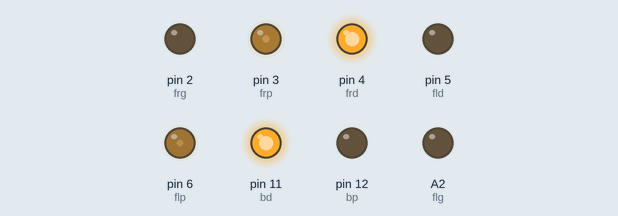
Bench run of a sketch on a simulated Arduino Uno, built with avr-gcc and run on an emulated ATmega328P. On the bench: output pins drawn as LEDs (lit = HIGH). What the sketch prints to the serial monitor is not drawn.

Above: at 0.15 s.
At 38.39 s:
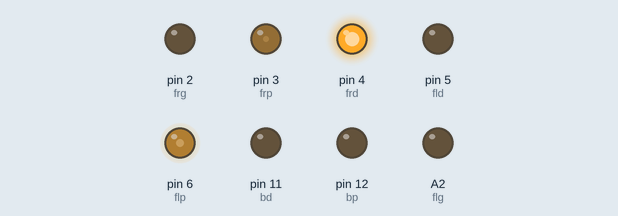
Timing chart, 0 to 40.0 s (numbered marks = the images above):
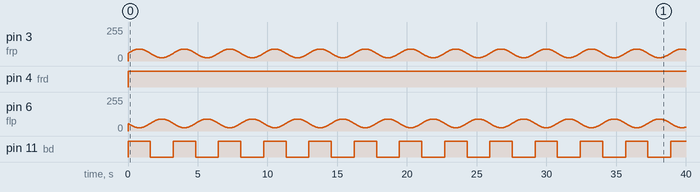

The sketch:

kiwidrive.ino
```cpp
#include <math.h>

float m[3][3]={{-0.33, 0.58, 0.33}, {-0.33, -0.58, 0.33}, {0.67, 0, 0.33}};

float x=0,y=0;

//motor pins
int frg=2 ,flg=A2;//bg=2; //ground pins
int frp=3,flp=6,bp=12; //pwm pins
int frd=4,fld=5,bd=11; //direction pins

//double sp=100;//speed
double k,s,s1,s2,s3;
double w=0;
float scale=100;
bool D1,D2,D3;


void setup() {
  Serial.begin(115200);
  pinMode(frp,OUTPUT);
  pinMode(frd,OUTPUT);
  pinMode(frg,OUTPUT);

  pinMode(flp,OUTPUT);
  pinMode(fld,OUTPUT);
  pinMode(flg,OUTPUT);

  pinMode(bp,OUTPUT);
  pinMode(bd,OUTPUT);
//  pinMode(bg,OUTPUT);

  //for ground pin
  digitalWrite(frg,0);
  digitalWrite(flg,0);
//  digitalWrite(bg,0);
}

void motion(double frs,double fls,double bs,bool d1,bool d2,bool d3)
{
  //direction
  digitalWrite(frd,d1);//front right wheel direction d1
  digitalWrite(fld,d2);//front left wheel direction d2
  digitalWrite(bd,d3);//back wheel direction d3

  //speed
  analogWrite(flp,fls);//front left wheel speed fls
  analogWrite(frp,frs);//front right wheel speed frs
  analogWrite(bp,bs);//back wheel speed bs
}


void stp()
{

  analogWrite(flp,0);//front left wheel speed fls
  analogWrite(frp,0);//front right wheel speed frs
  analogWrite(bp,0);//back wheel speed bs

}

int v=0;
void loop()
{
v+=1;
 //***********************************

    //direction input from PS4
//      x=PS4.getAnalogHat(RightHatX)-128;
//      y=PS4.getAnalogHat(RightHatY)-128;
//      y=-y;

        x=sin((3.14*v)/180);
        y=-1;
   //**************************************

        w=0;
    //**************************************

      //Printing x, y, w:

      Serial.print(F("\tY: "));
      Serial.print(y);
      Serial.print(F("\tX: "));
      Serial.print(x);

      Serial.print(F("\tW: "));
      Serial.print(w);
  //**************************************

  //Inverse kinematics equation

      s1=( (m[0][0]*x) + (m[0][1]*y) + (m[0][2]*w) );
      s2=( (m[1][0]*x) + (m[1][1]*y) + (m[1][2]*w) );
      s3=( (m[2][0]*x) + (m[2][1]*y) + (m[2][2]*w) );

  //**************************************


      //printing motor speed from above equation
      Serial.print(F("\ts1: "));
      Serial.print(s1);
      Serial.print(F("\ts2: "));
      Serial.print(s2);
      Serial.print(F("\ts3: "));
      Serial.print(s3);

      Serial.println();

      //**************************************

      //setting direction of rotation of motor
      D1=s1>0?0:1;
      D2=s2>0?0:1;
      D3=s3>0?1:0;

      //**************************************

      //multiplying scale factor
      s1=scale*abs(s1);
      s2=scale*abs(s2);
      s3=scale*abs(s3);


      //printing motor speed and direction after scaling
      Serial.print(F("\ts1: "));
      Serial.print(s1);
      Serial.print(F("\ts2: "));
      Serial.print(s2);
      Serial.print(F("\ts3: "));
      Serial.print(s3);


      Serial.print(F("\td1: "));
      Serial.print(D1);
      Serial.print(F("\td2: "));
      Serial.print(D2);
      Serial.print(F("\td3: "));
      Serial.print(D3);

      Serial.println();


      //**************************************

      motion(s1,s2,s3,D1,D2,D3);

    }
```

Measured:
- by itself, pin 4 (frd): LOW → HIGH at 0.00 s
- by itself, pin 11 (bd): alternates HIGH for 1.6 s and LOW for 1.6 s
